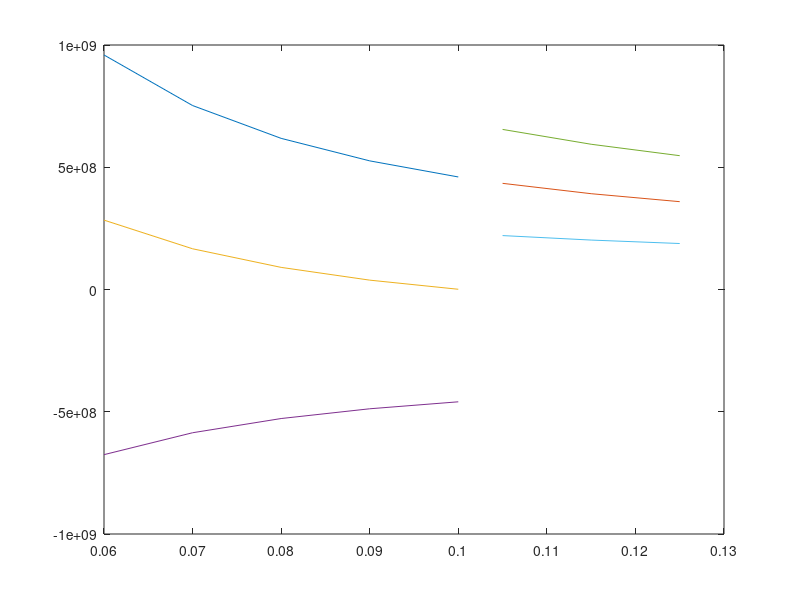

Recreate this plot in MATLAB.
%Built Up Barrel
a=.12/2; %Inner Radius
b=.21/2; %Interface Radius
c=.25/2; %Outer Radius

ar7=(a:.01:c);
r1=(a:.01:b);
r2=(b:.01:c);

p_i=600.*10.^6; %Gas Pressure
d=.9./1000; %Displacement
E=206.*10.^9; %Modulus of Elasticity

p=E.*d.*(c.^2.-b.^2).*(b.^2.-a.^2)./(b.*2.*b.^2.*(c.^2.-a.^2)); %Interface Pressure

sigmaro=a.^2.*p./(b.^2.-a.^2).*(1-b.^2./r2.^2); %Radial Stress Outer
sigmato=a.^2.*p./(b.^2-a.^2).*(1+b.^2./r2.^2); %Hoop Stress Outer
sigamri=-p.*b.^2./(b.^2.-a.^2).*(1-a.^2./r1.^2); %Radial Stress Innter
sigmati=-p.*b.^2./(b.^2.-a.^2).*(1+a.^2./r1.^2); %Hoop Stress Innter
sigmarpi=a.^2.*p_i./(c.^2.-a.^2).*(1-c.^2./ar7.^2);
sigmatp_i1=a.^2.*p_i./(c.^2.-a.^2).*(1+c.^2./r1.^2);
sigmatp_i2=a.^2.*p_i./(c.^2.-a.^2).*(1+c.^2./r2.^2);
sigmat_res1=sigmatp_i1+sigmati;
sigmat_res2=sigmatp_i2+sigmato;
plot(r1,sigmatp_i1,r2,sigmatp_i2,r1,sigmat_res1,r1,sigmati,r2,sigmat_res2,r2,sigmato)